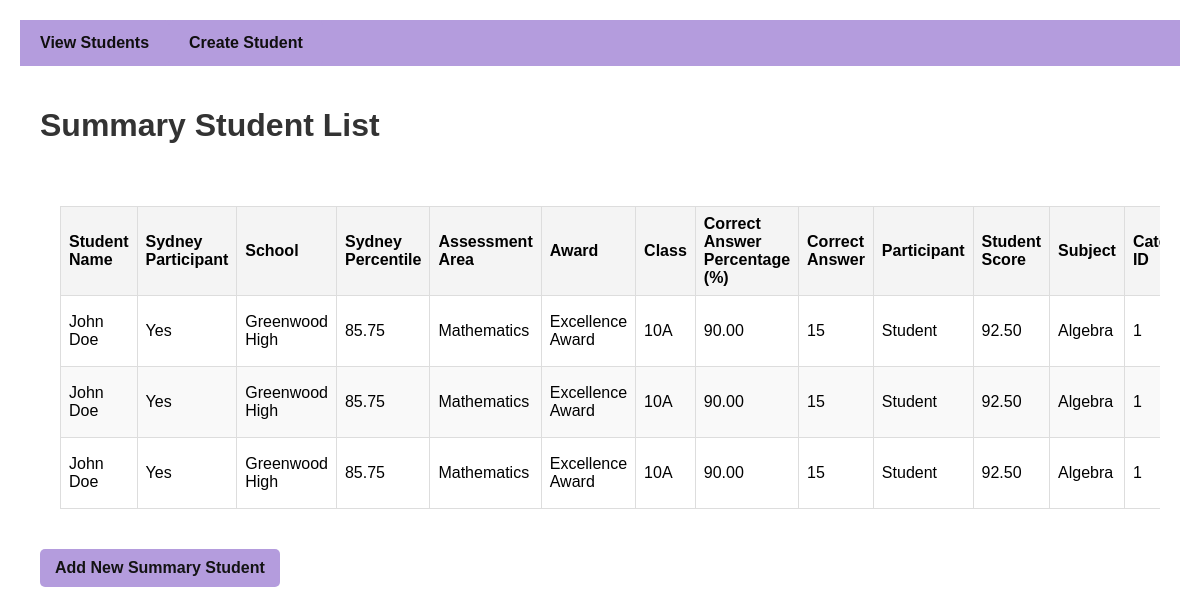
The page /students/ on the database its author committed.
### students/models.py (models this page shows, shortened)
class SummaryStudent(models.Model):
    student_id = models.IntegerField(default = '1')
    student_name = models.CharField(max_length=255, default=student_id)
    school = models.CharField(max_length=255)
    sydney_participant = models.CharField(max_length=255)
    sydney_percentile = models.DecimalField(max_digits=5, decimal_places=2)
    assessment_area = models.ForeignKey('Assessment_Areas', on_delete=models.CASCADE)
    award = models.ForeignKey('Awards', on_delete=models.CASCADE)
    class_name = models.ForeignKey('Class', on_delete=models.CASCADE)
    correct_answer_percentage_per_class = models.DecimalField(max_digits=5, decimal_places=2)
    correct_answer = models.IntegerField()
    participant = models.CharField(max_length=255)
    student_score = models.DecimalField(max_digits=5, decimal_places=2)
    subject = models.ForeignKey('Subject', on_delete=models.CASCADE)
    category_id = models.IntegerField()
    year_level_name = models.CharField(max_length=255)
    answer = models.ForeignKey('Answers', on_delete=models.CASCADE)
    correct_answer_id = models.IntegerField()

class Assessment_Areas(models.Model):
    name = models.CharField(max_length=255)

class Awards(models.Model):
    title = models.CharField(max_length=255)

class Class(models.Model):
    name = models.CharField(max_length=255)

class Subject(models.Model):
    name = models.CharField(max_length=255)

### students/views.py (the view)
# urls.py: path('students/', student_list_view, name='student_list'),
def student_list_view(request):
    students = SummaryStudent.objects.all()
    context = {
        'students': students
    }
    return render(request, 'students/student_list_view.html', context)

### students/templates/students/student_list_view.html (shortened to what this page needs)
{% extends 'base.html' %}
{% block content %}
    <head>
</head>
<body>
    <h1>Summary Student List</h1>
    <div class="container">
        <table>
            <thead>
                <tr>
                    <th>Student Name</th>
                    <th>Sydney Participant</th>
                    <th>School</th>
                    <th>Sydney Percentile</th>
                    <th>Assessment Area</th>
                    <th>Award</th>
                    <th>Class</th>
                    <th>Correct Answer Percentage (%)</th>
                    <th>Correct Answer</th>
                    <th>Participant</th>
                    <th>Student Score</th>
                    <th>Subject</th>
                    <th>Category ID</th>
                </tr>
            </thead>
            <tbody>
                {% for student in students %}
                    <tr>
                        <td>{{ student.student_name }}</td>
                        <td>{{ student.sydney_participant }}</td>
                        <td>{{ student.school }}</td>
                        <td>{{ student.sydney_percentile }}</td>
                        <td>{{ student.assessment_area.name }}</td>
                        <td>{{ student.award.title }}</td>
                        <td>{{ student.class_name.name }}</td>
                        <td>{{ student.correct_answer_percentage_per_class }}</td>
                        <td>{{ student.correct_answer }}</td>
                        <td>{{ student.participant }}</td>
                        <td>{{ student.student_score }}</td>
                        <td>{{ student.subject.name }}</td>
                        <td>{{ student.category_id }}</td>
                    </tr>
                {% empty %}
                    <tr>
                        <td colspan="15">No students found.</td>
                    </tr>
                {% endfor %}
            </tbody>
        </table>
    </div>
    <a href="{% url 'student_create' %}">Add New Summary Student</a>
</body>
{% endblock %}

### students/templates/base.html (shortened to what this page needs)
<!DOCTYPE html>
<html>
<head>
</head>
<body>
    <div class="navbar">
        <a href="{% url 'student_list' %}" >View Students</a>
        <a href="{% url 'student_create' %}">Create Student</a>
    </div>
    <div class="container">
        {% block content %}
        {% endblock %}
    </div>
</body>
</html>

### students/templates/base.html (style rules this page uses)
body { font-family: Arial, sans-serif; margin: 0; padding: 0; }
.navbar { background-color: #b49cdd; overflow: hidden; }
.navbar a { float: left; display: block; color: #100f0f; text-align: center; padding: 14px 20px; text-decoration: none; }
.container { padding: 20px; }
h1 { color: #333; }
table { width: 100%; border-collapse: collapse; margin-top: 20px; }
th, td { padding: 12px; text-align: left; border: 1px solid #ddd; }
th { background-color: #f4f4f4; }
tr:nth-child(even) { background-color: #f9f9f9; }
a { text-decoration: none; color: #b49cdd; font-weight: bold; }

### students/templates/students/student_list_view.html (style rules this page uses)
body { font-family: Arial, sans-serif; margin: 20px; }
table { width: 100%; border-collapse: collapse; margin-bottom: 20px; }
th, td { border: 1px solid #ddd; padding: 8px; text-align: left; }
th { background-color: #f4f4f4; }
td { word-wrap: break-word; }
thead { background-color: #f9f9f9; }
.container { overflow-x: auto; }
a { display: inline-block; padding: 10px 15px; color: #131313; text-decoration: none; border-radius: 5px; background-color: #b49cdd; transition: background-color 0.3s, color 0.3s; }

### rows shown on the page
SummaryStudent: student_name "John Doe", sydney_participant "Yes", school "Greenwood High", sydney_percentile "85.75", assessment_area.name "Mathematics", award "Excellence Award", class_name.name "10A", correct_answer_percentage_per_class "90.00", correct_answer "15", participant "Student", student_score "92.50", subject.name "Algebra", category_id "1"
SummaryStudent: student_name "John Doe", sydney_participant "Yes", school "Greenwood High", sydney_percentile "85.75", assessment_area.name "Mathematics", award "Excellence Award", class_name.name "10A", correct_answer_percentage_per_class "90.00", correct_answer "15", participant "Student", student_score "92.50", subject.name "Algebra", category_id "1"
SummaryStudent: student_name "John Doe", sydney_participant "Yes", school "Greenwood High", sydney_percentile "85.75", assessment_area.name "Mathematics", award "Excellence Award", class_name.name "10A", correct_answer_percentage_per_class "90.00", correct_answer "15", participant "Student", student_score "92.50", subject.name "Algebra", category_id "1"
